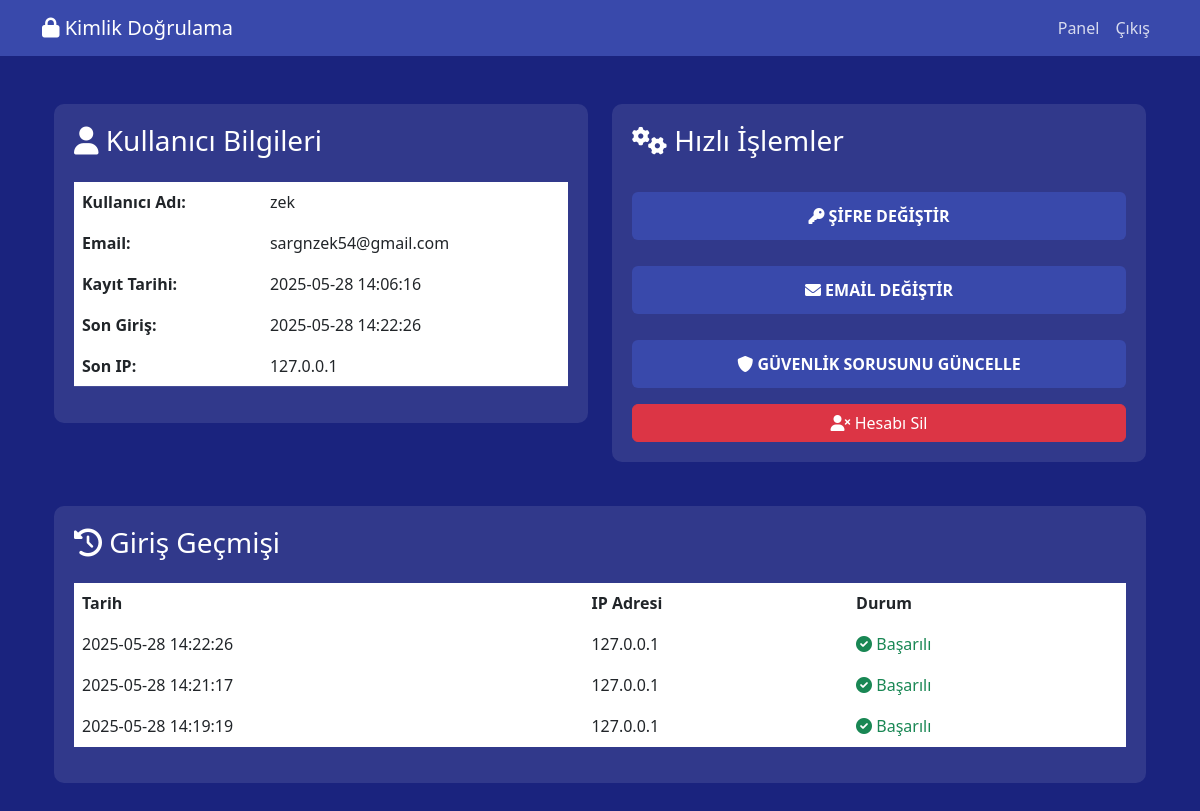
/dashboard (signed in), run on the app's committed database.
### tables this page shows
CREATE TABLE users (
                id INTEGER PRIMARY KEY AUTOINCREMENT,
                username TEXT UNIQUE NOT NULL,
                password TEXT NOT NULL,
                salt TEXT NOT NULL,
                security_question TEXT NOT NULL,
                security_answer TEXT NOT NULL,
                email TEXT UNIQUE NOT NULL,
                created_at TIMESTAMP DEFAULT CURRENT_TIMESTAMP,
                last_login TIMESTAMP,
                last_ip TEXT,
                failed_attempts INTEGER DEFAULT 0,
                lockout_until TIMESTAMP,
                theme_preference TEXT DEFAULT 'light',
                language_preference TEXT DEFAULT 'tr'
            );

CREATE TABLE login_history (
                id INTEGER PRIMARY KEY AUTOINCREMENT,
                user_id INTEGER,
                login_time TIMESTAMP DEFAULT CURRENT_TIMESTAMP,
                ip_address TEXT,
                success BOOLEAN,
                FOREIGN KEY (user_id) REFERENCES users (id)
            );

### web_app.py (the view)
@app.route('/dashboard')
@login_required
def dashboard():
    db = get_db()
    user = db.execute(
        'SELECT * FROM users WHERE id = ?', (session['user_id'],)
    ).fetchone()
    login_history = db.execute(
        'SELECT * FROM login_history WHERE user_id = ? ORDER BY login_time DESC LIMIT 5',
        (session['user_id'],)
    ).fetchall()
    return render_template('dashboard.html', user=user, login_history=login_history)

### web_app.py (called while the page is built)
def get_db():
    db = sqlite3.connect('enhanced_users.db')
    db.row_factory = sqlite3.Row
    return db

def login_required(f):
    @wraps(f)
    def decorated_function(*args, **kwargs):
        if 'user_id' not in session:
            return redirect(url_for('login'))
        return f(*args, **kwargs)
    return decorated_function

### templates/dashboard.html (shortened to what this page needs)
{% extends "base.html" %}
{% block content %}
<div class="container py-5">
    <div class="row">
        <div class="col-md-6 mb-4">
            <div class="dashboard-card">
                <h3 class="mb-4">
                    <i class="fas fa-user"></i> Kullanıcı Bilgileri
                </h3>
                <div class="table-responsive">
                    <table class="table">
                        <tr>
                            <th>Kullanıcı Adı:</th>
                            <td>{{ user.username }}</td>
                        </tr>
                        <tr>
                            <th>Email:</th>
                            <td>{{ user.email }}</td>
                        </tr>
                        <tr>
                            <th>Kayıt Tarihi:</th>
                            <td>{{ user.created_at }}</td>
                        </tr>
                        <tr>
                            <th>Son Giriş:</th>
                            <td>{{ user.last_login }}</td>
                        </tr>
                        <tr>
                            <th>Son IP:</th>
                            <td>{{ user.last_ip }}</td>
                        </tr>
                    </table>
                </div>
            </div>
        </div>
        <div class="col-md-6 mb-4">
            <div class="dashboard-card">
                <h3 class="mb-4">
                    <i class="fas fa-cogs"></i> Hızlı İşlemler
                </h3>
                <div class="d-grid gap-3">
                    <button class="btn btn-primary" data-bs-toggle="modal" data-bs-target="#changePasswordModal">
                        <i class="fas fa-key"></i> Şifre Değiştir
                    </button>
                    <button class="btn btn-primary" data-bs-toggle="modal" data-bs-target="#changeEmailModal">
                        <i class="fas fa-envelope"></i> Email Değiştir
                    </button>
                    <button class="btn btn-primary" data-bs-toggle="modal" data-bs-target="#securityQuestionModal">
                        <i class="fas fa-shield-alt"></i> Güvenlik Sorusunu Güncelle
                    </button>
                    <button class="btn btn-danger" data-bs-toggle="modal" data-bs-target="#deleteAccountModal">
                        <i class="fas fa-user-times"></i> Hesabı Sil
                    </button>
                </div>
            </div>
        </div>
        <div class="col-12">
            <div class="dashboard-card">
                <h3 class="mb-4">
                    <i class="fas fa-history"></i> Giriş Geçmişi
                </h3>
                <div class="table-responsive">
                    <table class="table">
                        <thead>
                            <tr>
                                <th>Tarih</th>
                                <th>IP Adresi</th>
                                <th>Durum</th>
                            </tr>
                        </thead>
                        <tbody>
                            {% for log in login_history %}
                            <tr>
                                <td>{{ log.login_time }}</td>
                                <td>{{ log.ip_address }}</td>
                                <td>
                                    {% if log.success %}
                                    <span class="text-success">
                                        <i class="fas fa-check-circle"></i> Başarılı
                                    </span>
                                    {% else %}
                                    <span class="text-danger">
                                        <i class="fas fa-times-circle"></i> Başarısız
                                    </span>
                                    {% endif %}
                                </td>
                            </tr>
                            {% endfor %}
                        </tbody>
                    </table>
                </div>
            </div>
        </div>
    </div>
</div>
{% endblock %}

### templates/base.html (shortened to what this page needs)
<!DOCTYPE html>
<html lang="tr">
<head>
    <link href="https://cdn.jsdelivr.net/npm/bootstrap@5.3.0/dist/css/bootstrap.min.css" rel="stylesheet">
    <link href="https://cdnjs.cloudflare.com/ajax/libs/font-awesome/6.0.0/css/all.min.css" rel="stylesheet">
</head>
<body>
    {% if session.user_id %}
    <nav class="navbar navbar-expand-lg">
        <div class="container">
            <a class="navbar-brand text-white" href="{{ url_for('index') }}">
                <i class="fas fa-lock"></i> Kimlik Doğrulama
            </a>
            <div class="collapse navbar-collapse" id="navbarNav">
                <ul class="navbar-nav ms-auto">
                    <li class="nav-item">
                        <a class="nav-link" href="{{ url_for('dashboard') }}">Panel</a>
                    </li>
                    <li class="nav-item">
                        <a class="nav-link" href="{{ url_for('logout') }}">Çıkış</a>
                    </li>
                </ul>
            </div>
        </div>
    </nav>
    {% endif %}
    <div class="container">
        {% block content %}{% endblock %}
    </div>
</body>
</html>

### templates/base.html (style rules this page uses)
:root { --primary-color: #1a237e; --secondary-color: #3949ab; --hover-color: #5c6bc0; --text-color: #ffffff; --error-color: #f44336; --success-color: #4caf50; }
body { background-color: var(--primary-color); color: var(--text-color); font-family: 'Segoe UI', sans-serif; }
.btn-primary { background-color: var(--secondary-color); border: none; padding: 12px; width: 100%; margin-top: 10px; font-weight: bold; text-transform: uppercase; }
.nav-link { color: var(--text-color); opacity: 0.8; }
.navbar { background-color: var(--secondary-color); }
.dashboard-card { background-color: rgba(255, 255, 255, 0.1); border-radius: 10px; padding: 20px; margin-bottom: 20px; }
.table { color: var(--text-color); }
.table td, .table th { border-color: rgba(255, 255, 255, 0.1); }

### data on the page
users: username "zek", email "sargnzek54@gmail.com", created_at "2025-05-28 14:06:16", last_login "2025-05-28 14:22:26", last_ip "127.0.0.1"
login_history: login_time "2025-05-28 14:22:26", ip_address "127.0.0.1", success True (drawn)
login_history: login_time "2025-05-28 14:21:17", ip_address "127.0.0.1", success True (drawn)
login_history: login_time "2025-05-28 14:19:19", ip_address "127.0.0.1", success True (drawn)
